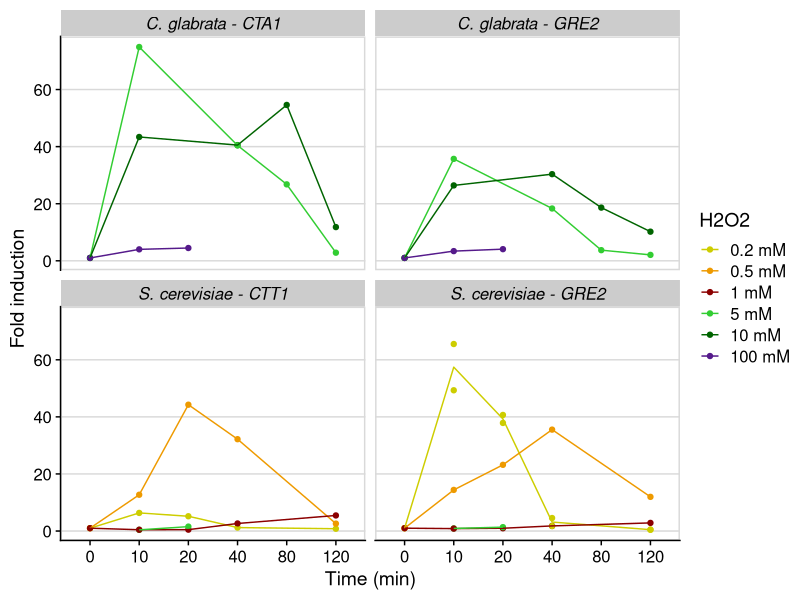
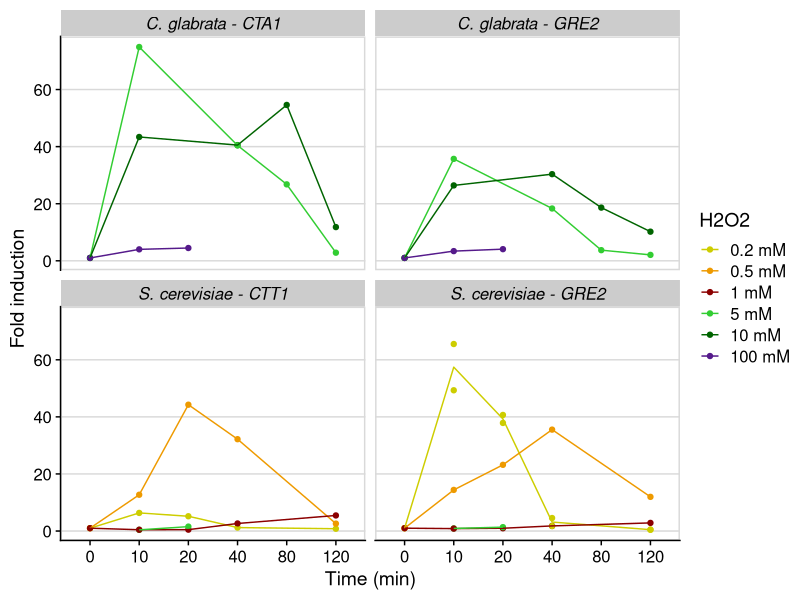

Write R code to recreate these figures, in order.
## ---- chunk 1
require(tidyverse)
require(cowplot)
## ---- chunk 2
dat <- read_tsv("../input/20220306-summary-H2O2-time-course-gene-induction.tsv")
## ---- chunk 3
dat1 <- dat %>% 
  mutate(FC = 2^log2FC,
         time = factor(treatTime),
         H2O2 = ordered(h2o2, levels = paste(c(0.2, 0.5, 1, 5, 10, 100), "mM")))

dat1 %>% filter(gene %in% c("CTA1", "CTT1", "GRE2")) %>% 
  ggplot(aes(x = time, y = FC, color = H2O2, group = H2O2)) +
  geom_point() + stat_summary(geom = "line", fun.y = mean) +
  scale_color_manual(values = c(
    "0.2 mM" = "yellow3",
    "0.5 mM" = "orange2",
    "1 mM" = "darkred",
    "5 mM" = "limegreen",
    "10 mM" = "darkgreen",
    "100 mM" = "purple4"
  )) +
  facet_wrap(~ paste(species, gene, sep = " - ")) +
  ylab("Fold induction") + xlab("Time (min)") +
  theme_cowplot() + panel_border() + background_grid(major = "y") +
  theme(strip.text = element_text(face = 3))
## ---- chunk 4
ggsave("../output/20220307-qRT-PCR-Sc-Cg-time-course.png", width = 7, height = 5, bg = "white")
